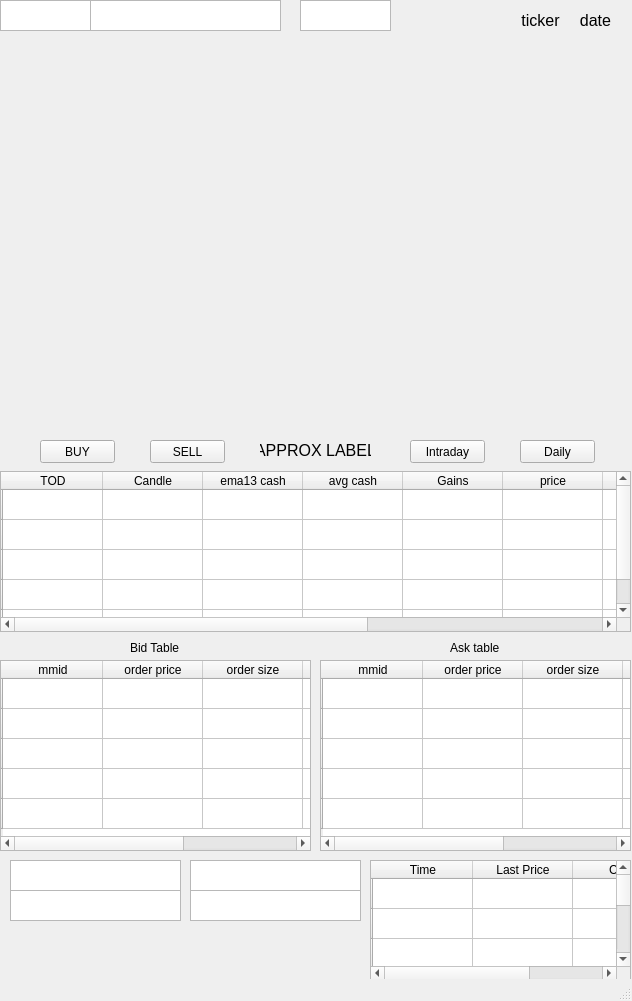
<?xml version="1.0" encoding="UTF-8"?>
<ui version="4.0">
 <class>MainWindow</class>
 <widget class="QMainWindow" name="MainWindow">
  <property name="geometry">
   <rect>
    <x>0</x>
    <y>0</y>
    <width>632</width>
    <height>1001</height>
   </rect>
  </property>
  <property name="windowTitle">
   <string>MainWindow</string>
  </property>
  <widget class="QWidget" name="centralwidget">
   <widget class="QWidget" name="chart_container" native="true">
    <property name="geometry">
     <rect>
      <x>0</x>
      <y>30</y>
      <width>631</width>
      <height>311</height>
     </rect>
    </property>
   </widget>
   <widget class="QTableWidget" name="pred_table">
    <property name="geometry">
     <rect>
      <x>0</x>
      <y>471</y>
      <width>631</width>
      <height>161</height>
     </rect>
    </property>
    <property name="maximumSize">
     <size>
      <width>1231</width>
      <height>192</height>
     </size>
    </property>
    <property name="styleSheet">
     <string notr="true">font: 75 8pt &quot;MS Shell Dlg 2&quot;;</string>
    </property>
    <property name="horizontalScrollBarPolicy">
     <enum>Qt::ScrollBarAsNeeded</enum>
    </property>
    <property name="sizeAdjustPolicy">
     <enum>QAbstractScrollArea::AdjustToContentsOnFirstShow</enum>
    </property>
    <attribute name="horizontalHeaderStretchLastSection">
     <bool>true</bool>
    </attribute>
    <row>
     <property name="text">
      <string/>
     </property>
    </row>
    <row>
     <property name="text">
      <string/>
     </property>
    </row>
    <row>
     <property name="text">
      <string/>
     </property>
    </row>
    <row>
     <property name="text">
      <string/>
     </property>
    </row>
    <row>
     <property name="text">
      <string/>
     </property>
    </row>
    <column>
     <property name="text">
      <string>TOD</string>
     </property>
    </column>
    <column>
     <property name="text">
      <string>Candle</string>
     </property>
    </column>
    <column>
     <property name="text">
      <string>ema13 cash</string>
     </property>
    </column>
    <column>
     <property name="text">
      <string>avg cash</string>
     </property>
    </column>
    <column>
     <property name="text">
      <string>Gains</string>
     </property>
    </column>
    <column>
     <property name="text">
      <string>price</string>
     </property>
    </column>
    <column>
     <property name="text">
      <string>pred_high20</string>
     </property>
    </column>
    <column>
     <property name="text">
      <string>HL ratio</string>
     </property>
    </column>
    <column>
     <property name="text">
      <string>pred_hl20</string>
     </property>
    </column>
    <column>
     <property name="text">
      <string>pred_ng20</string>
     </property>
    </column>
   </widget>
   <widget class="QPushButton" name="buy_button">
    <property name="geometry">
     <rect>
      <x>40</x>
      <y>440</y>
      <width>75</width>
      <height>23</height>
     </rect>
    </property>
    <property name="text">
     <string>BUY</string>
    </property>
   </widget>
   <widget class="QPushButton" name="sell_button">
    <property name="geometry">
     <rect>
      <x>150</x>
      <y>440</y>
      <width>75</width>
      <height>23</height>
     </rect>
    </property>
    <property name="text">
     <string>SELL</string>
    </property>
   </widget>
   <widget class="QPushButton" name="intraday_button">
    <property name="geometry">
     <rect>
      <x>410</x>
      <y>440</y>
      <width>75</width>
      <height>23</height>
     </rect>
    </property>
    <property name="text">
     <string>Intraday</string>
    </property>
   </widget>
   <widget class="QPushButton" name="daily_button">
    <property name="geometry">
     <rect>
      <x>520</x>
      <y>440</y>
      <width>75</width>
      <height>23</height>
     </rect>
    </property>
    <property name="text">
     <string>Daily</string>
    </property>
   </widget>
   <widget class="QWidget" name="cash_container" native="true">
    <property name="geometry">
     <rect>
      <x>0</x>
      <y>320</y>
      <width>631</width>
      <height>111</height>
     </rect>
    </property>
   </widget>
   <widget class="QLabel" name="date_label">
    <property name="geometry">
     <rect>
      <x>560</x>
      <y>10</y>
      <width>71</width>
      <height>21</height>
     </rect>
    </property>
    <property name="font">
     <font>
      <pointsize>12</pointsize>
     </font>
    </property>
    <property name="text">
     <string>date</string>
    </property>
    <property name="alignment">
     <set>Qt::AlignCenter</set>
    </property>
   </widget>
   <widget class="QLabel" name="ticker_label">
    <property name="geometry">
     <rect>
      <x>510</x>
      <y>10</y>
      <width>61</width>
      <height>21</height>
     </rect>
    </property>
    <property name="font">
     <font>
      <pointsize>12</pointsize>
     </font>
    </property>
    <property name="text">
     <string>ticker</string>
    </property>
    <property name="textFormat">
     <enum>Qt::AutoText</enum>
    </property>
    <property name="alignment">
     <set>Qt::AlignCenter</set>
    </property>
   </widget>
   <widget class="QPlainTextEdit" name="nbr_shares_text">
    <property name="geometry">
     <rect>
      <x>0</x>
      <y>0</y>
      <width>91</width>
      <height>31</height>
     </rect>
    </property>
    <property name="font">
     <font>
      <pointsize>12</pointsize>
     </font>
    </property>
   </widget>
   <widget class="QPlainTextEdit" name="green_line_text">
    <property name="geometry">
     <rect>
      <x>300</x>
      <y>0</y>
      <width>91</width>
      <height>31</height>
     </rect>
    </property>
    <property name="font">
     <font>
      <pointsize>12</pointsize>
     </font>
    </property>
   </widget>
   <widget class="QLabel" name="approx_label">
    <property name="geometry">
     <rect>
      <x>260</x>
      <y>440</y>
      <width>111</width>
      <height>21</height>
     </rect>
    </property>
    <property name="font">
     <font>
      <pointsize>12</pointsize>
     </font>
    </property>
    <property name="text">
     <string>APPROX LABEL</string>
    </property>
    <property name="textFormat">
     <enum>Qt::AutoText</enum>
    </property>
    <property name="alignment">
     <set>Qt::AlignCenter</set>
    </property>
   </widget>
   <widget class="QPlainTextEdit" name="transaction_cost_text">
    <property name="geometry">
     <rect>
      <x>90</x>
      <y>0</y>
      <width>191</width>
      <height>31</height>
     </rect>
    </property>
    <property name="font">
     <font>
      <pointsize>12</pointsize>
     </font>
    </property>
   </widget>
   <widget class="QTableWidget" name="bid_table">
    <property name="geometry">
     <rect>
      <x>0</x>
      <y>660</y>
      <width>311</width>
      <height>191</height>
     </rect>
    </property>
    <property name="maximumSize">
     <size>
      <width>1231</width>
      <height>192</height>
     </size>
    </property>
    <property name="styleSheet">
     <string notr="true">font: 75 8pt &quot;MS Shell Dlg 2&quot;;</string>
    </property>
    <property name="horizontalScrollBarPolicy">
     <enum>Qt::ScrollBarAsNeeded</enum>
    </property>
    <property name="sizeAdjustPolicy">
     <enum>QAbstractScrollArea::AdjustToContentsOnFirstShow</enum>
    </property>
    <attribute name="horizontalHeaderStretchLastSection">
     <bool>true</bool>
    </attribute>
    <row>
     <property name="text">
      <string/>
     </property>
    </row>
    <row>
     <property name="text">
      <string/>
     </property>
    </row>
    <row>
     <property name="text">
      <string/>
     </property>
    </row>
    <row>
     <property name="text">
      <string/>
     </property>
    </row>
    <row>
     <property name="text">
      <string/>
     </property>
    </row>
    <column>
     <property name="text">
      <string>mmid</string>
     </property>
    </column>
    <column>
     <property name="text">
      <string>order price</string>
     </property>
    </column>
    <column>
     <property name="text">
      <string>order size</string>
     </property>
    </column>
    <column>
     <property name="text">
      <string>order cash</string>
     </property>
    </column>
    <column>
     <property name="text">
      <string>E(t)</string>
     </property>
    </column>
   </widget>
   <widget class="QTableWidget" name="ask_table">
    <property name="geometry">
     <rect>
      <x>320</x>
      <y>660</y>
      <width>311</width>
      <height>191</height>
     </rect>
    </property>
    <property name="maximumSize">
     <size>
      <width>1231</width>
      <height>192</height>
     </size>
    </property>
    <property name="styleSheet">
     <string notr="true">font: 75 8pt &quot;MS Shell Dlg 2&quot;;</string>
    </property>
    <property name="horizontalScrollBarPolicy">
     <enum>Qt::ScrollBarAsNeeded</enum>
    </property>
    <property name="sizeAdjustPolicy">
     <enum>QAbstractScrollArea::AdjustToContentsOnFirstShow</enum>
    </property>
    <attribute name="horizontalHeaderStretchLastSection">
     <bool>true</bool>
    </attribute>
    <row>
     <property name="text">
      <string/>
     </property>
    </row>
    <row>
     <property name="text">
      <string/>
     </property>
    </row>
    <row>
     <property name="text">
      <string/>
     </property>
    </row>
    <row>
     <property name="text">
      <string/>
     </property>
    </row>
    <row>
     <property name="text">
      <string/>
     </property>
    </row>
    <column>
     <property name="text">
      <string>mmid</string>
     </property>
    </column>
    <column>
     <property name="text">
      <string>order price</string>
     </property>
    </column>
    <column>
     <property name="text">
      <string>order size</string>
     </property>
    </column>
    <column>
     <property name="text">
      <string>order cash</string>
     </property>
    </column>
    <column>
     <property name="text">
      <string>E(t)</string>
     </property>
    </column>
   </widget>
   <widget class="QLabel" name="label_5">
    <property name="geometry">
     <rect>
      <x>130</x>
      <y>640</y>
      <width>51</width>
      <height>16</height>
     </rect>
    </property>
    <property name="styleSheet">
     <string notr="true">font: 9pt &quot;Arial&quot;;</string>
    </property>
    <property name="text">
     <string>Bid Table</string>
    </property>
   </widget>
   <widget class="QLabel" name="label_6">
    <property name="geometry">
     <rect>
      <x>450</x>
      <y>640</y>
      <width>51</width>
      <height>16</height>
     </rect>
    </property>
    <property name="styleSheet">
     <string notr="true">font: 9pt &quot;Arial&quot;;</string>
    </property>
    <property name="text">
     <string>Ask table</string>
    </property>
   </widget>
   <widget class="QPlainTextEdit" name="ratio5_text">
    <property name="geometry">
     <rect>
      <x>10</x>
      <y>860</y>
      <width>171</width>
      <height>31</height>
     </rect>
    </property>
    <property name="font">
     <font>
      <pointsize>12</pointsize>
     </font>
    </property>
   </widget>
   <widget class="QPlainTextEdit" name="ratio10_text">
    <property name="geometry">
     <rect>
      <x>190</x>
      <y>860</y>
      <width>171</width>
      <height>31</height>
     </rect>
    </property>
    <property name="font">
     <font>
      <pointsize>12</pointsize>
     </font>
    </property>
   </widget>
   <widget class="QPlainTextEdit" name="cash_ratio5_text">
    <property name="geometry">
     <rect>
      <x>10</x>
      <y>890</y>
      <width>171</width>
      <height>31</height>
     </rect>
    </property>
    <property name="font">
     <font>
      <pointsize>12</pointsize>
     </font>
    </property>
   </widget>
   <widget class="QPlainTextEdit" name="cash_ratio10_text">
    <property name="geometry">
     <rect>
      <x>190</x>
      <y>890</y>
      <width>171</width>
      <height>31</height>
     </rect>
    </property>
    <property name="font">
     <font>
      <pointsize>12</pointsize>
     </font>
    </property>
   </widget>
   <widget class="QTableWidget" name="tick_table">
    <property name="geometry">
     <rect>
      <x>370</x>
      <y>860</y>
      <width>261</width>
      <height>121</height>
     </rect>
    </property>
    <property name="maximumSize">
     <size>
      <width>1231</width>
      <height>192</height>
     </size>
    </property>
    <property name="styleSheet">
     <string notr="true">font: 75 8pt &quot;MS Shell Dlg 2&quot;;</string>
    </property>
    <property name="horizontalScrollBarPolicy">
     <enum>Qt::ScrollBarAsNeeded</enum>
    </property>
    <property name="sizeAdjustPolicy">
     <enum>QAbstractScrollArea::AdjustToContentsOnFirstShow</enum>
    </property>
    <attribute name="horizontalHeaderStretchLastSection">
     <bool>true</bool>
    </attribute>
    <row>
     <property name="text">
      <string/>
     </property>
    </row>
    <row>
     <property name="text">
      <string/>
     </property>
    </row>
    <row>
     <property name="text">
      <string/>
     </property>
    </row>
    <row>
     <property name="text">
      <string/>
     </property>
    </row>
    <row>
     <property name="text">
      <string/>
     </property>
    </row>
    <column>
     <property name="text">
      <string>Time</string>
     </property>
    </column>
    <column>
     <property name="text">
      <string>Last Price</string>
     </property>
    </column>
    <column>
     <property name="text">
      <string>Cash</string>
     </property>
    </column>
   </widget>
  </widget>
  <widget class="QMenuBar" name="menubar">
   <property name="geometry">
    <rect>
     <x>0</x>
     <y>0</y>
     <width>632</width>
     <height>21</height>
    </rect>
   </property>
  </widget>
  <widget class="QStatusBar" name="statusbar"/>
 </widget>
 <resources/>
 <connections/>
</ui>
